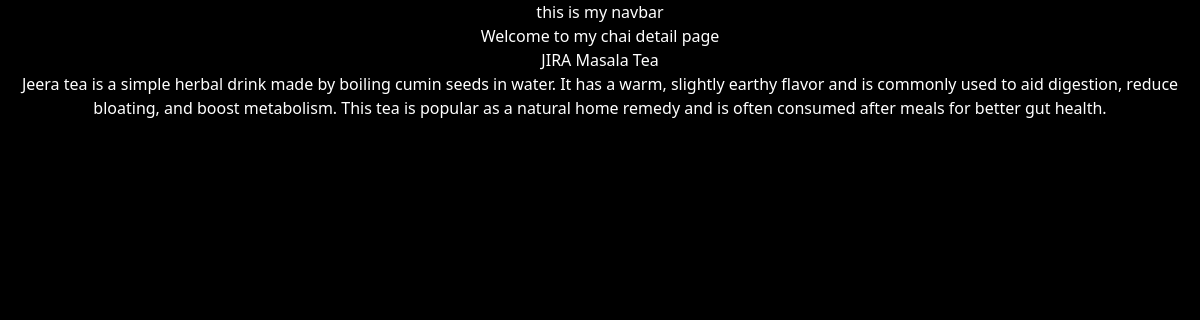
Page /chai/2/ on the committed database.
### chai/models.py (models this page shows, shortened)
class chaiVarity(models.Model):
    CHAI_TYPE_CHOICE = [
        ('ML', 'Masala Chai'),
        ('GR', 'Green Tea'),
        ('BL', 'Black Tea'),
        ('HE', 'Herbal Tea'),
    ]
    name = models.CharField(max_length=100)
    image = models.ImageField(upload_to='chai/')
    date_added = models.DateTimeField(default=timezone.now)
    type = models.CharField(max_length=2, choices=CHAI_TYPE_CHOICE)
    description = models.TextField(default='')

### chai/views.py (the view)
def chai_detail(request, chai_id):
    chai = get_object_or_404(chaiVarity, pk=chai_id)
    return render(request, 'chai/chai_detail.html', {'chai': chai})

### chai/Templates/chai/chai_detail.html (shortened to what this page needs)
{% extends 'layout.html' %}
{% block content %}
<h1>Welcome to my chai detail page</h1>
<h3>{{ chai.name }}</h3>
<p>{{chai.description}}</p>
{% endblock %}

### static/style.css (style rules this page uses)
body { background-color: black; color: white; text-align: center; }

### rows in the picture
chaiVarity: name "JIRA Masala Tea", description "Jeera tea is a simple herbal drink made by boiling cumin seeds in water. It has a warm, slightly earthy flavor and is commonly used to aid digestion, reduce bloating, and boost metabolism. This tea is popular as a natural home remedy and is often consumed after meals for better gut health."
